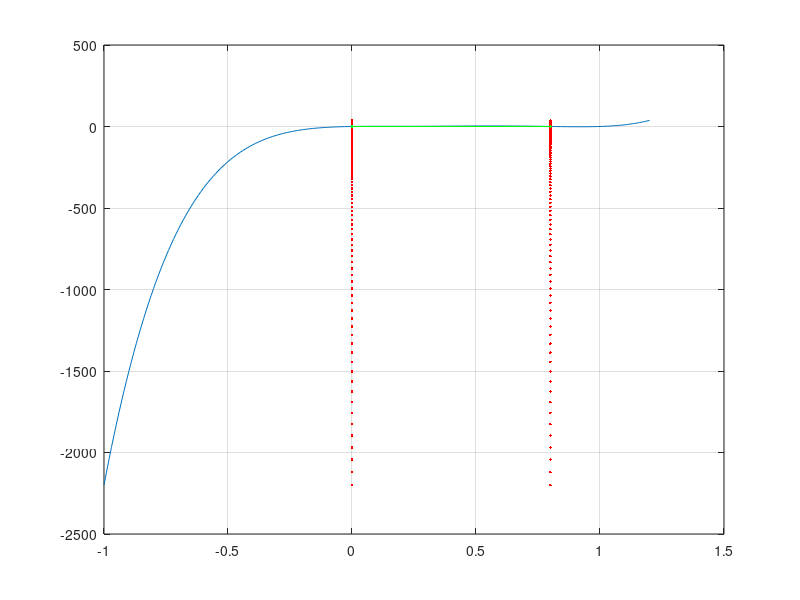
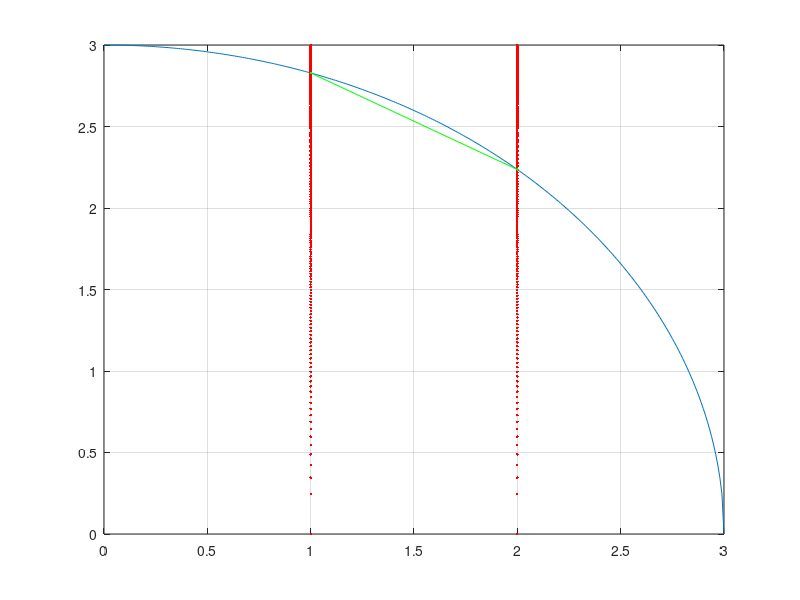

Here is the MATLAB script that generated these plots, in order:
clc; clear;
fprintf('\nEjecicio 1 \n2 puntos\n');
%Dado la siguente funcion determinar el area bajo la cuva de la siguiente funcion


f=@(x) 0.2 + 25*x - 200*x.^2 + 675*x.^3 - 900*x.^4 + 400*x.^5
a=0;
b=0.8;
n=2;

try
  h=figure(1);
  x=-1:0.01:1.2;
  plot(x,f(x));grid on;hold on;
  plot(a,f(x),':.r');hold on;
  plot(b,f(x),':.r');hold on;
  plot([a b],[f(a) f(b)],'.-g'); hold on;
  
  
  [integral]=cuad_gauss(f,a,b,n);
  Sol_analitica=1.6405333;
  error_cometido=abs((Sol_analitica-integral)/Sol_analitica);
  disp(['Solucion Metodo Cuadratura de Gauss: ' num2str(integral)]);
  disp(['Solucion Analitica: ' num2str(Sol_analitica)]);
  disp(['Error (%): ' num2str(error_cometido)]);
  fprintf('la cuadratura de Gauss para 2 puntos se aproxima a la cuarta derivada de la funcion con cambio de variable\n')
  
catch err
  fprintf('Error: %s\n',err.message);
end
fprintf('\n----------------------------------------------------------------------------------------------------------\n')


fprintf('\nEjecicio 1 \n3 puntos\n');
%Dado la siguente funcion determinar el area bajo la cuva de la siguiente funcion
f=@(x) 0.2 + 25*x - 200*x.^2 + 675*x.^3 - 900*x.^4 + 400*x.^5
a=0;
b=0.8;
n=3;

try
  [integral]=cuad_gauss(f,a,b,n);
  Sol_analitica=1.6405333;
  error_cometido=abs((Sol_analitica-integral)/Sol_analitica);
  disp(['Solucion Metodo Cuadratura de Gauss: ' num2str(integral)]);
  disp(['Solucion Analitica: ' num2str(Sol_analitica)]);
  disp(['Error (%): ' num2str(error_cometido)]);
  fprintf('la cuadratura de Gauss para 3 puntos se aproxima a la sexta derivada de la funcion con cambio de variable\n')
  
catch err
  fprintf('Error: %s\n',err.message);
end
hold off;
fprintf('\n********************************************************************************************************\n')

fprintf('\nEjecicio 2 \n2 puntos\n');
%Dado la siguente funcion determinar el area bajo la cuva de la siguiente funcion

f=@(x) sqrt(9-x.^2)
a=1;
b=2;
n=2;

try
  
  h=figure(2);
  x=0:0.01:3;
  plot(x,f(x));grid on;hold on;
  plot(a,f(x),':.r');hold on;
  plot(b,f(x),':.r');hold on;
  plot([a b],[f(a) f(b)],'.-g'); hold on;
  
  [integral]=cuad_gauss(f,a,b,n);
  Sol_analitica=2.576362776;
  error_cometido=abs((Sol_analitica-integral)/Sol_analitica);
  disp(['Solucion Metodo Cuadratura de Gauss: ' num2str(integral)]);
  disp(['Solucion Analitica: ' num2str(Sol_analitica)]);
  disp(['Error (%): ' num2str(error_cometido)]);
  fprintf('la cuadratura de Gauss para 2 puntos se aproxima a la cuarta derivada de la funcion con cambio de variable\n')
  
catch err
  fprintf('Error: %s\n',err.message);
end
hold off;
fprintf('\n----------------------------------------------------------------------------------------------------------\n')

fprintf('\nEjecicio 2\n3 puntos\n');
%Dado la siguente funcion determinar el area bajo la cuva de la siguiente funcion
f=@(x) sqrt(9-x.^2)
a=1;
b=2;
n=3;

try
  [integral]=cuad_gauss(f,a,b,n);
  Sol_analitica=2.576362776;
  error_cometido=abs((Sol_analitica-integral)/Sol_analitica);
  disp(['Solucion Metodo Cuadratura de Gauss: ' num2str(integral)]);
  disp(['Solucion Analitica: ' num2str(Sol_analitica)]);
  disp(['Error (%): ' num2str(error_cometido)]);
  fprintf('la cuadratura de Gauss para 2 puntos se aproxima a la cuarta derivada de la funcion con cambio de variable\n')
  
catch err
  fprintf('Error: %s\n',err.message);
end
